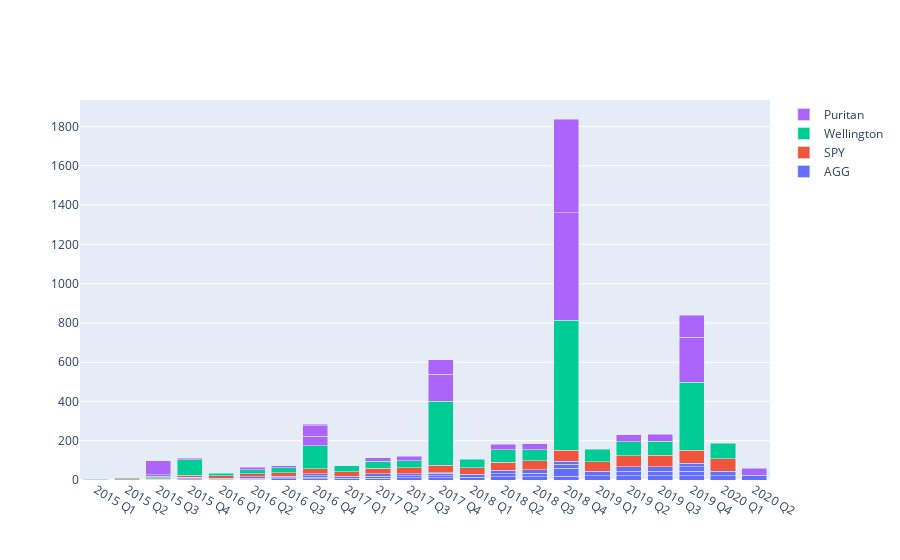

Notebook cell for this chart:
### Markdown cell above
Visualize each fund by the amount of dividends returned in the portfolio

### Code cell
import plotly.graph_objects as go

fig1 = go.Figure(go.Bar(x=agg_d.quarter, y=agg_d.principal, name='AGG'))
fig1.add_trace(go.Bar(x=spy_d.quarter, y=spy_d.principal, name='SPY'))
fig1.add_trace(go.Bar(x=well_d.quarter, y=well_d.principal, name='Wellington'))
fig1.add_trace(go.Bar(x=puritan_d.quarter, y=puritan_d.principal, name='Puritan'))

fig1.update_layout(barmode='stack', xaxis={'categoryorder':'category ascending'})
fig1.show()

### Figure 1 — Plotly figure (JSON) as saved in the notebook; plotly's stock layout.template omitted (floating-point values rounded to 4 significant figures)
{"data": [{"name": "AGG", "type": "bar", "x": ["2015 Q1", "2015 Q1", "2015 Q2", "2015 Q2", "2015 Q2", "2015 Q3", "2015 Q3", "2015 Q3", "2015 Q4", "2015 Q4", "2015 Q4", "2015 Q4", "2016 Q1", "2016 Q1", "2016 Q2", "2016 Q2", "2016 Q2", "2016 Q3", "2016 Q3", "2016 Q3", "2016 Q4", "2016 Q4", "2016 Q4", "2016 Q4", "2017 Q1", "2017 Q1", "2017 Q2", "2017 Q2", "2017 Q2", "2017 Q3", "2017 Q3", "2017 Q3", "2017 Q4", "2017 Q4", "2017 Q4", "2017 Q4", "2018 Q1", "2018 Q1", "2018 Q2", "2018 Q2", "2018 Q2", "2018 Q3", "2018 Q3", "2018 Q3", "2018 Q4", "2018 Q4", "2018 Q4", "2018 Q4", "2019 Q1", "2019 Q1", "2019 Q2", "2019 Q2", "2019 Q2", "2019 Q3", "2019 Q3", "2019 Q3", "2019 Q4", "2019 Q4", "2019 Q4", "2019 Q4", "2020 Q1", "2020 Q1", "2020 Q2"], "y": [0.04, 0.27, 0.56, 0.79, 1.08, 1.44, 1.87, 2.27, 2.4, 2.83, 5.44, 3.6, 4.29, 4.55, 4.96, 4.96, 5.67, 6.08, 6.31, 6.65, 6.79, 7.34, 7.64, 9.56, 8.96, 9.44, 9.68, 10.63, 10.51, 10.47, 10.89, 11.09, 11.22, 11.64, 12.56, 2, 14.24, 14.37, 15.44, 15.84, 17.35, 16.52, 18.15, 16.81, 18.3, 40.63, 20.16, 17, 22.07, 22.21, 22.04, 22.1, 22.45, 21.99, 22.91, 23.42, 22.92, 22.89, 22.68, 17.71, 22.87, 22.55, 24.43]}, {"name": "SPY", "type": "bar", "x": ["2015 Q1", "2015 Q2", "2015 Q3", "2015 Q4", "2016 Q1", "2016 Q2", "2016 Q3", "2016 Q4", "2017 Q1", "2017 Q2", "2017 Q3", "2017 Q4", "2018 Q1", "2018 Q2", "2018 Q3", "2018 Q4", "2019 Q1", "2019 Q2", "2019 Q3", "2019 Q4", "2020 Q1"], "y": [1.03, 3.62, 6.01, 10.44, 12.15, 16.13, 18.97, 27.14, 23.41, 28.38, 31.02, 37.87, 33.71, 42.46, 45.89, 54.21, 47.88, 57.26, 56.88, 66.19, 62.04]}, {"name": "Wellington", "type": "bar", "x": ["2015 Q1", "2015 Q2", "2015 Q3", "2015 Q4", "2016 Q1", "2016 Q2", "2016 Q3", "2016 Q4", "2017 Q1", "2017 Q2", "2017 Q3", "2017 Q4", "2018 Q1", "2018 Q2", "2018 Q3", "2018 Q4", "2019 Q1", "2019 Q2", "2019 Q3", "2019 Q4", "2020 Q1"], "y": [1.73, 4.52, 7.48, 79.45, 14.47, 20.8, 23.75, 115.7, 30.69, 37.09, 35.72, 326.3, 43.25, 62.92, 57.68, 663.3, 64.89, 72, 71.25, 346.6, 79.6]}, {"name": "Puritan", "type": "bar", "x": ["2015 Q2", "2015 Q3", "2015 Q3", "2015 Q4", "2016 Q2", "2016 Q3", "2016 Q4", "2016 Q4", "2016 Q4", "2017 Q2", "2017 Q3", "2017 Q4", "2017 Q4", "2018 Q2", "2018 Q3", "2018 Q4", "2018 Q4", "2019 Q2", "2019 Q3", "2019 Q4", "2019 Q4", "2020 Q2"], "y": [1.06, 6.86, 72.3, 5.84, 11.8, 11.5, 48.18, 53.91, 7.97, 17.2, 21.13, 137.7, 73.55, 27.62, 29.27, 547.7, 477.1, 34.34, 36.53, 228.2, 112.5, 34.39]}], "layout": {"barmode": "stack", "xaxis": {"categoryorder": "category ascending"}}}
